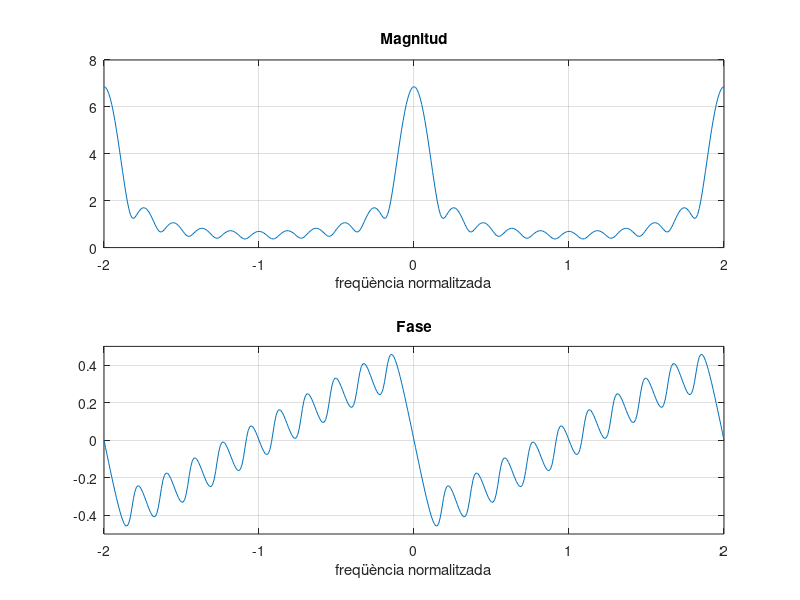

Recreate this plot in MATLAB.
clear all;
close all;

n = 0:10; 
x = (0.9).^n;
k = -200:200; omega = (pi/100)*k; 
X = x *(exp(-j*pi/100)) .^ (n'*k);

subplot(2,1,1); 
plot(omega/pi,abs(X));
xlabel('freqüència normalitzada'); title('Magnitud'); grid;
axis([-2,2,0,8]);

subplot(2,1,2);
plot(omega/pi,angle(X)/pi);
xlabel('freqüència normalitzada'); title('Fase'); grid;
axis([-2,2,-0.5,0.5]);
